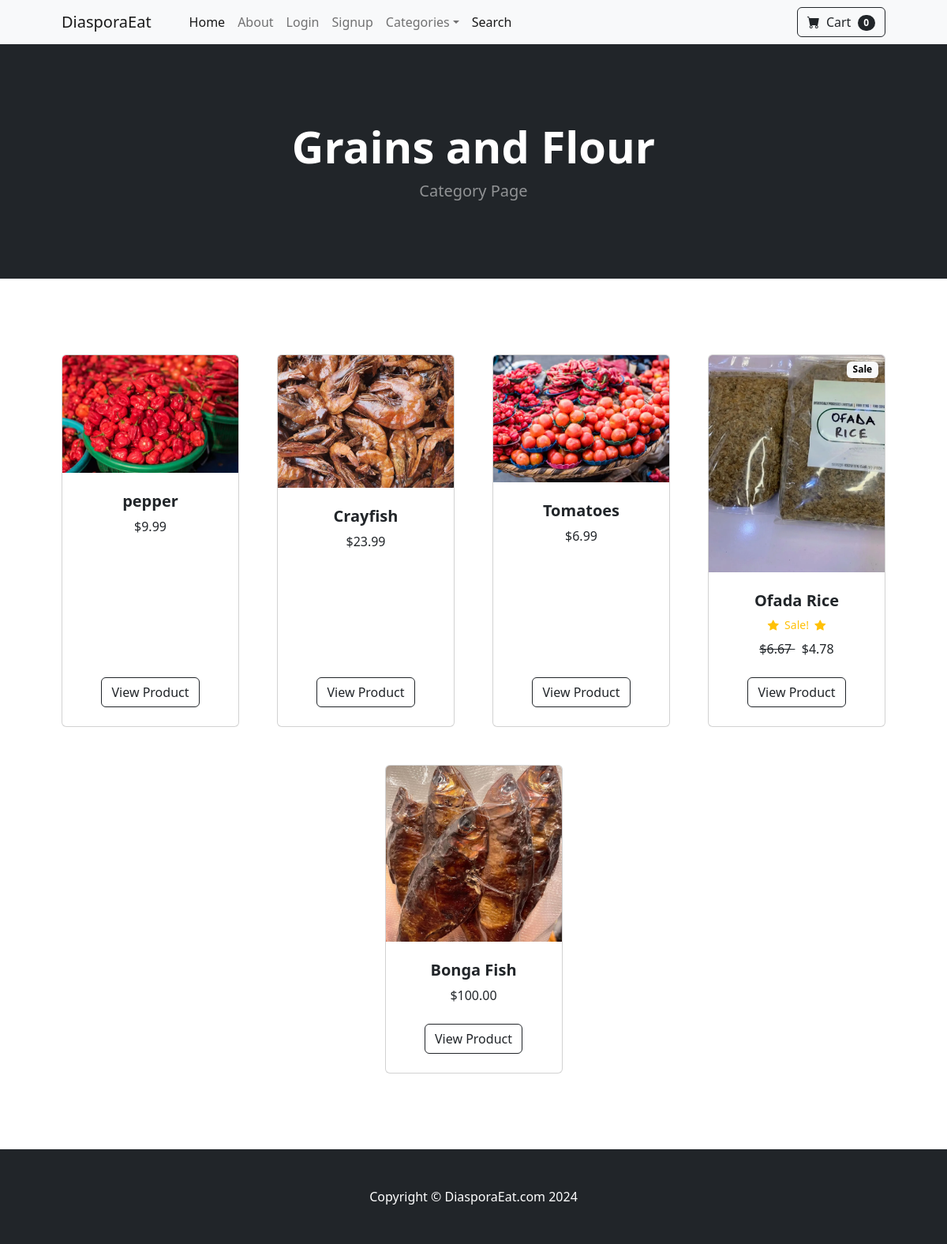
Page /category/Grains and Flour on the committed database.
### Store/models.py (models this page shows, shortened)
class Category(models.Model):
    name = models.CharField(max_length=200)
    def __str__(self):
        return self.name
    class Meta:
        verbose_name_plural = "Categories"

class  Product(models.Model):
    name = models.CharField(max_length=100)
    description = models.TextField()
    price = models.DecimalField(default=0, decimal_places=2, max_digits=6)
    category = models.ForeignKey(Category, on_delete=models.CASCADE)
    image = models.ImageField(upload_to='uploads/product/', blank=True, null=True, default='Fufu.jpg')
    is_sale = models.BooleanField(default=False)
    sale_price = models.DecimalField(default=0, decimal_places=2, max_digits=6)

### Store/views.py (the view)
# urls.py: path('category/<str:foo>', views.category, name='category'),
def category(request, foo):
    foo = foo.replace('-', ' ')
    try:
        category = Category.objects.get(name=foo)
        products = Product.objects.filter(category=category)
        context = {
            'products': products,
            'category': category,
        }
        return render(request, 'category.html', context)
    except Category.DoesNotExist:
        messages.error(request, f"Category '{foo}' does not exist")
        return redirect('home')

### cart/cart.py (called while the page is built)
    def __len__(self):
        return sum(self.cart.values())

### cart/context_processors.py (called while the page is built)
def cart(request):
    return {'cart': Cart(request)}

### Store/templates/category.html (shortened to what this page needs)
{% extends 'base.html' %}
{% load static %}
{% block content %}
        <header class="bg-dark py-5">
            <div class="container px-4 px-lg-5 my-5">
                <div class="text-center text-white">
                    <h1 class="display-4 fw-bolder">{{ category }}</h1>
                    <p class="lead fw-normal text-white-50 mb-0">Category Page</p>
                </div>
            </div>
        </header>
        <section class="py-5">
            <div class="container px-4 px-lg-5 mt-5">
                <div class="row gx-4 gx-lg-5 row-cols-2 row-cols-md-3 row-cols-xl-4 justify-content-center">
                    {% for product in products %}
                        {% if product.is_sale %}
                    <div class="col mb-5">
                        <div class="card h-100">
                             <div class="badge bg-light text-black position-absolute" style="top: 0.5rem; right: 0.5rem">Sale</div>
                             {% if product.image %}
                                <img class="card-img-top" src="{{ product.image.url }}" alt="{{ product.name }}" />
                            {% else %}
                                <img class="card-img-top" src="{% static 'default-product-image.jpg' %}" alt="Default Product Image" />
                            {% endif %}
                            <div class="card-body p-4">
                                <div class="text-center">
                                    <h5 class="fw-bolder">{{ product.name }}</h5>
                                    <div class="d-flex justify-content-center small text-warning mb-2">
                                        <div class="bi-star-fill"></div>
                                        &nbsp;&nbsp;Sale!&nbsp;&nbsp;
                                        <div class="bi-star-fill"></div>
                                        </div>
                                     <strike>
                                        ${{ product.price }}
                                    </strike>
                                        &nbsp;
                                        ${{ product.sale_price }}
                                </div>
                            </div>
                            <div class="card-footer p-4 pt-0 border-top-0 bg-transparent">
                                <div class="text-center"><a class="btn btn-outline-dark mt-auto" href="{% url 'product' product.id %}">View Product</a></div>
                            </div>
                        </div>
                    </div>
                        {% else %}
                    <div class="col mb-5">
                        <div class="card h-100">
                            <img class="card-img-top" src="{{ product.image.url }}" alt="..." />
                            <div class="card-body p-4">
                                <div class="text-center">
                                    <h5 class="fw-bolder">{{ product.name }}</h5>
                                        ${{ product.price }}
                                </div>
                            </div>
                            <div class="card-footer p-4 pt-0 border-top-0 bg-transparent">
                                <div class="text-center"><a class="btn btn-outline-dark mt-auto" href="{% url 'product' product.id %}">View Product</a></div>
                            </div>
                        </div>
                    </div>
                        {% endif %}
                    {% endfor %}
                </div>
            </div>
        </section>
{% endblock content %}

### Store/templates/base.html (shortened to what this page needs)
{% load static %}
<!DOCTYPE html>
<html lang="en">
    <head>
        <link href="https://cdn.jsdelivr.net/npm/bootstrap-icons@1.5.0/font/bootstrap-icons.css" rel="stylesheet" />
        <link href="{% static 'css/styles.css' %}" rel="stylesheet" />
    </head>
    <body>
         {% include 'navbar.html' %}
        {% block content %}
        {% endblock %}
        <footer class="py-5 bg-dark">
            <div class="container"><p class="m-0 text-center text-white">Copyright &copy; DiasporaEat.com 2024</p></div>
        </footer>
    </body>
</html>

### Store/templates/navbar.html (shortened to what this page needs)
<nav class="navbar navbar-expand-lg navbar-light bg-light">
    <div class="container px-4 px-lg-5">
        <a class="navbar-brand" href="{% url 'home' %}">DiasporaEat</a>
        <div class="collapse navbar-collapse" id="navbarSupportedContent">
            <ul class="navbar-nav me-auto mb-2 mb-lg-0 ms-lg-4">
                <li class="nav-item"><a class="nav-link active" aria-current="page" href="{% url 'home' %}">Home</a></li>
                <li class="nav-item"><a class="nav-link" href="{% url 'about' %}">About</a></li>
                {% if user.is_superuser %}
                <li class="nav-item dropdown">
                    <a class="nav-link dropdown-toggle" id="navbarDropdown" href="#" role="button" data-bs-toggle="dropdown" aria-expanded="false">Orders</a>
                    <ul class="dropdown-menu" aria-labelledby="navbarDropdown">
                        <li><a class="dropdown-item" href="{% url 'shipped_dash' %}">Shipped Orders</a></li>
                        <li><hr class="dropdown-divider" /></li>
                        <li><a class="dropdown-item" href="{% url 'not_shipped_dash' %}">Unshipped Orders</a></li>
                    </ul>
                </li>
                <li class="nav-item"><a class="nav-link" href="{% url 'logout' %}">Logout</a></li>
                {% else %}
                <li class="nav-item"><a class="nav-link" href="{% url 'login' %}">Login</a></li>
                <li class="nav-item"><a class="nav-link" href="{% url 'signup' %}">Signup</a></li>
                {% endif %}
                <li class="nav-item dropdown">
                    <a class="nav-link dropdown-toggle" id="navbarDropdown" href="#" role="button" data-bs-toggle="dropdown" aria-expanded="false">Categories</a>
                </li>
                <li class="nav-item"><a class="nav-link active" aria-current="page" href="{% url 'search' %}">Search</a></li>
            </ul>
            <form class="d-flex">
                <a href="{% url 'cart_summary' %}" class="btn btn-outline-dark"><i class="bi-cart-fill me-1"></i>
                    Cart
                <span class="badge bg-dark text-white ms-1 rounded-pill" id="cart-quantity">{{ cart|length }}</span></a>
            </form>
        </div>
    </div>
</nav>

### rows in the picture
Category: name "Grains and Flour"
Product: image (picture), name "pepper", price "9.99"
Product: image (picture), name "Crayfish", price "23.99"
Product: image (picture), name "Tomatoes", price "6.99"
Product: image (picture), name "Ofada Rice", price "6.67", sale_price "4.78"
Product: image (picture), name "Bonga Fish", price "100.00"

### other values in the picture
{{ cart|length }} "0"
